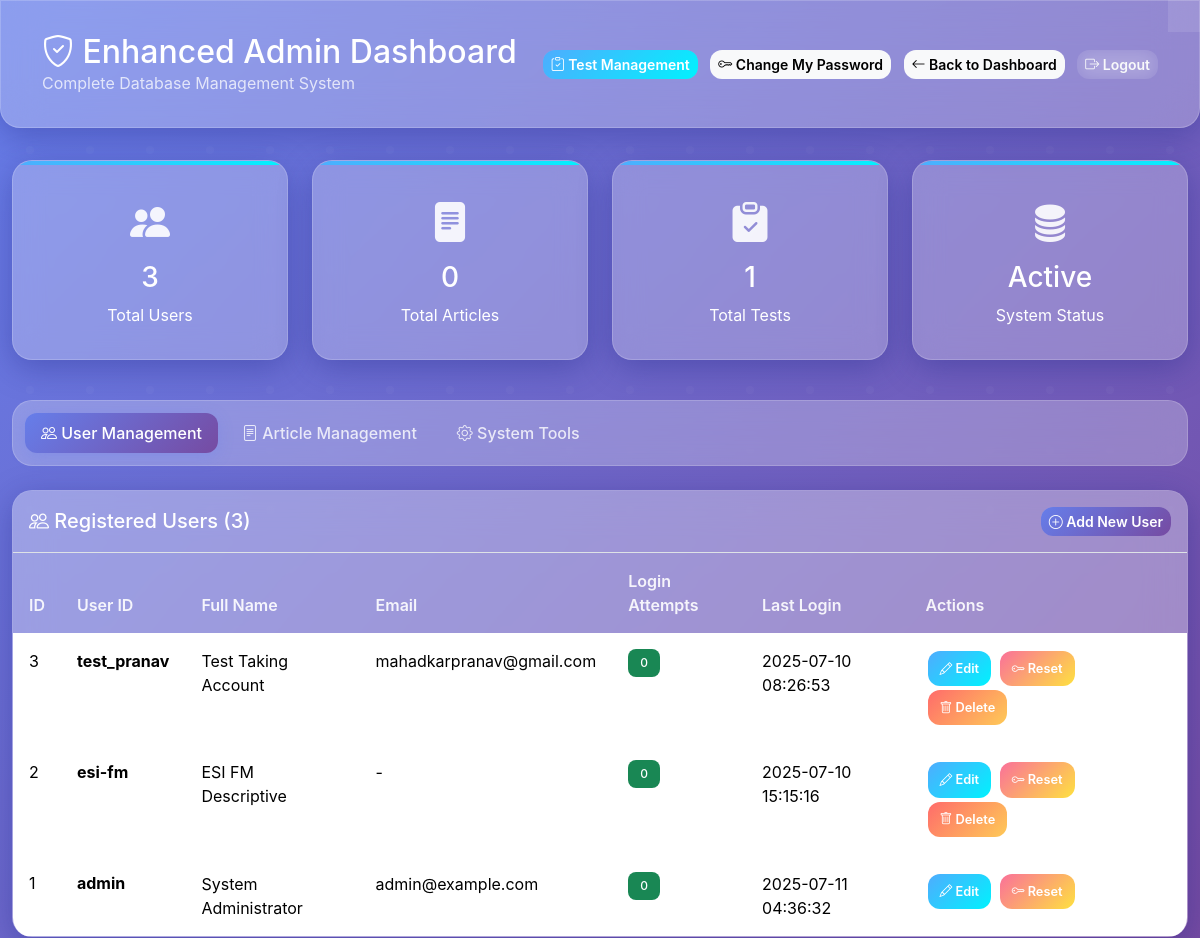
The page /admin (signed in) on the database its author committed.
### tables this page shows
CREATE TABLE users (
                id INTEGER PRIMARY KEY AUTOINCREMENT,
                user_id TEXT UNIQUE NOT NULL,
                password_hash TEXT NOT NULL,
                full_name TEXT NOT NULL,
                email TEXT,
                login_attempts INTEGER DEFAULT 0,
                last_login TIMESTAMP,
                created_at TIMESTAMP DEFAULT CURRENT_TIMESTAMP,
                is_active BOOLEAN DEFAULT 1,
                role TEXT DEFAULT 'user'
            );

### app.py (the view)
@app.route('/admin')
@login_required
def admin_dashboard():
    if session.get('user_id') != 'admin':
        flash("Access denied. Admin privileges required.", "danger")
        return redirect(url_for('dashboard'))
    try:
        all_users = get_all_users()
        all_articles = get_articles_for_user('admin')
        all_tests = get_all_tests()
        return render_template("admin_dashboard.html",
                             users=all_users,
                             articles=all_articles,
                             tests=all_tests,
                             user_count=len(all_users),
                             article_count=len(all_articles),
                             test_count=len(all_tests))
    except Exception as e:
        flash(f"Error loading admin dashboard: {str(e)}", "danger")
        return redirect(url_for('dashboard'))

### app.py (called while the page is built)
def login_required(f):
    @wraps(f)
    def wrap(*args, **kwargs):
        if not session.get('logged_in'):
            flash("Please log in first", "warning")
            return redirect(url_for('login'))
        return f(*args, **kwargs)
    return wrap

### utils/utils.py (called while the page is built, shortened)
def get_articles_for_user(user_id):
    if not user_id:
        return []
    try:
        if not os.path.exists(METADATA_FILE):
            return []
    except FileNotFoundError:
        return []
    except PermissionError:
        print("Permission denied reading articles metadata")
        return []
    except Exception as e:
        print(f"Unexpected error loading articles: {e}")
        return []

### templates/admin_dashboard.html (shortened to what this page needs)
<!DOCTYPE html>
<html lang="en">
<head>
  <link href="https://cdn.jsdelivr.net/npm/bootstrap@5.3.3/dist/css/bootstrap.min.css" rel="stylesheet">
  <link href="https://cdn.jsdelivr.net/npm/bootstrap-icons@1.10.5/font/bootstrap-icons.css" rel="stylesheet">
</head>
<body>
  <div class="admin-header">
    <div class="container">
      <div class="d-flex justify-content-between align-items-center">
        <div>
          <h2 class="mb-0"><i class="bi bi-shield-check"></i> Enhanced Admin Dashboard</h2>
          <p class="mb-0 opacity-75">Complete Database Management System</p>
        </div>
        <div>
          <a href="/admin/test_management" class="btn btn-success btn-sm me-2">
            <i class="bi bi-clipboard-check"></i> Test Management
          </a>
          <button class="btn btn-light btn-sm me-2" onclick="changeAdminPassword()">
            <i class="bi bi-key"></i> Change My Password
          </button>
          <a href="/dashboard" class="btn btn-light btn-sm me-2"><i class="bi bi-arrow-left"></i> Back to Dashboard</a>
          <a href="/logout" class="btn btn-outline-light btn-sm"><i class="bi bi-box-arrow-right"></i> Logout</a>
        </div>
      </div>
    </div>
  </div>
  <div class="container-fluid">
    <div class="row mb-4">
      <div class="col-md-3">
        <div class="stats-card text-center">
          <i class="bi bi-people-fill fs-1"></i>
          <h3 id="totalUsers" class="mt-2">{{ users|length }}</h3>
          <p class="mb-0">Total Users</p>
        </div>
      </div>
      <div class="col-md-3">
        <div class="stats-card text-center">
          <i class="bi bi-file-text-fill fs-1"></i>
          <h3 id="totalArticles" class="mt-2">{{ articles|length }}</h3>
          <p class="mb-0">Total Articles</p>
        </div>
      </div>
      <div class="col-md-3">
        <div class="stats-card text-center">
          <i class="bi bi-clipboard-check-fill fs-1"></i>
          <h3 class="mt-2">{{ tests|length if tests else 0 }}</h3>
          <p class="mb-0">Total Tests</p>
        </div>
      </div>
      <div class="col-md-3">
        <div class="stats-card text-center">
          <i class="bi bi-database-fill fs-1"></i>
          <h3 class="mt-2">Active</h3>
          <p class="mb-0">System Status</p>
        </div>
      </div>
    </div>
    <ul class="nav nav-pills mb-4" id="adminTabs" role="tablist">
      <li class="nav-item" role="presentation">
        <button class="nav-link active" id="users-tab" data-bs-toggle="pill" data-bs-target="#users" type="button">
          <i class="bi bi-people"></i> User Management
        </button>
      </li>
      <li class="nav-item" role="presentation">
        <button class="nav-link" id="articles-tab" data-bs-toggle="pill" data-bs-target="#articles" type="button">
          <i class="bi bi-file-text"></i> Article Management
        </button>
      </li>
      <li class="nav-item" role="presentation">
        <button class="nav-link" id="system-tab" data-bs-toggle="pill" data-bs-target="#system" type="button">
          <i class="bi bi-gear"></i> System Tools
        </button>
      </li>
    </ul>
    <div class="tab-content" id="adminTabsContent">
      <div class="tab-pane fade show active" id="users" role="tabpanel">
        <div class="table-container">
          <div class="p-3 border-bottom">
            <div class="d-flex justify-content-between align-items-center">
              <h5 class="mb-0"><i class="bi bi-people"></i> Registered Users ({{ users|length }})</h5>
              <button class="btn btn-primary btn-sm" onclick="openAddUserModal()">
                <i class="bi bi-plus-circle"></i> Add New User
              </button>
            </div>
          </div>
          <div class="table-responsive">
            <table class="table table-hover mb-0">
              <thead class="table-light">
                <tr>
                  <th>ID</th>
                  <th>User ID</th>
                  <th>Full Name</th>
                  <th>Email</th>
                  <th>Login Attempts</th>
                  <th>Last Login</th>
                  <th>Actions</th>
                </tr>
              </thead>
              <tbody id="usersTableBody">
                {% for u in users %}
                <tr id="user-row-{{ u.user_id }}">
                  <td>{{ u.id }}</td>
                  <td><strong>{{ u.user_id }}</strong></td>
                  <td>{{ u.full_name }}</td>
                  <td>{{ u.email or "-" }}</td>
                  <td>
                    <span class="badge bg-{{ 'danger' if u.login_attempts >= 5 else 'success' }}">
                      {{ u.login_attempts }}
                    </span>
                  </td>
                  <td>{{ u.last_login or "Never" }}</td>
                  <td>
                    <button class="btn btn-info btn-action btn-sm" onclick="editUser('{{ u.user_id }}')">
                      <i class="bi bi-pencil"></i> Edit
                    </button>
                    <button class="btn btn-warning btn-action btn-sm" onclick="resetPassword('{{ u.user_id }}')">
                      <i class="bi bi-key"></i> Reset
                    </button>
                    <button class="btn btn-secondary btn-action btn-sm" onclick="resetLoginAttempts('{{ u.user_id }}')">
                      <i class="bi bi-arrow-clockwise"></i> Unlock
                    </button>
                    {% if u.user_id != 'admin' %}
                    <button class="btn btn-danger btn-action btn-sm" onclick="deleteUser('{{ u.user_id }}')">
                      <i class="bi bi-trash"></i> Delete
                    </button>
                    {% endif %}
                  </td>
                </tr>
                {% endfor %}
              </tbody>
            </table>
          </div>
        </div>
      </div>
    </div>
  </div>
  <div id="alertContainer" class="position-fixed top-0 end-0 p-3" style="z-index: 9999;"></div>
</body>
</html>

### templates/admin_dashboard.html (style rules this page uses)
:root { --primary-gradient: linear-gradient(135deg, #667eea 0%, #764ba2 100%); --secondary-gradient: linear-gradient(135deg, #f093fb 0%, #f5576c 100%); --success-gradient: linear-gradient(135deg, #4facfe 0%, #00f2fe 100%); --warning-gradient: linear-gradient(135deg, #fa709a 0%, #fee140 100%); --danger-gradient: linear-gradient(135deg, #ff6b6b 0%, #feca57 100%); --glass-bg: rgba(255, 255, 255, 0.25); --glass-border: rgba(255, 255, 255, 0.18); --shadow-light: 0 8px 32px rgba(31, 38, 135, 0.37); --shadow-heavy: 0 15px 35px rgba(31, 38, 135, 0.2); --border-radius: 20px; --transition: all 0.3s cubic-bezier(0.4, 0, 0.2, 1); }
* { margin: 0; padding: 0; box-sizing: border-box; }
body { background: var(--primary-gradient); font-family: 'Inter', sans-serif; color: #2d3748; min-height: 100vh; overflow-x: hidden; }
body::before { content: ''; position: fixed; top: 0; left: 0; width: 100%; height: 100%; z-index: -1; }
.admin-header { background: var(--glass-bg); backdrop-filter: blur(20px); border: 1px solid var(--glass-border); border-radius: 0 0 var(--border-radius) var(--border-radius); color: white; padding: 2rem 0; margin-bottom: 2rem; box-shadow: var(--shadow-light); animation: slideInDown 0.6s ease-out; }
.stats-card { background: var(--glass-bg); backdrop-filter: blur(15px); border: 1px solid var(--glass-border); color: white; border-radius: var(--border-radius); padding: 2rem 1.5rem; margin-bottom: 1rem; box-shadow: var(--shadow-light); transition: var(--transition); position: relative; overflow: hidden; }
.stats-card::before { content: ''; position: absolute; top: 0; left: 0; right: 0; height: 4px; background: var(--success-gradient); }
.stats-card .fs-1 { margin-bottom: 1rem; opacity: 0.9; }
.table-container { background: var(--glass-bg); backdrop-filter: blur(20px); border: 1px solid var(--glass-border); border-radius: var(--border-radius); box-shadow: var(--shadow-light); overflow: hidden; animation: slideInUp 0.6s ease-out 0.3s both; }
.table { color: white; margin: 0; }
.table th { background: rgba(255, 255, 255, 0.1); border: none; color: rgba(255, 255, 255, 0.9); font-weight: 600; padding: 1rem; }
.table td { border: none; padding: 1rem; border-bottom: 1px solid rgba(255, 255, 255, 0.1); }
.btn-action { margin: 2px; font-size: 0.8rem; border-radius: 8px; padding: 0.5rem 0.75rem; font-weight: 500; transition: var(--transition); border: none; backdrop-filter: blur(10px); }
.btn-info { background: var(--success-gradient); color: white; }
.btn-warning { background: var(--warning-gradient); color: white; }
.btn-secondary { background: rgba(255, 255, 255, 0.2); color: white; border: 1px solid rgba(255, 255, 255, 0.3); }
.btn-danger { background: var(--danger-gradient); color: white; }
.btn-primary { background: var(--primary-gradient); color: white; }
.btn-success { background: var(--success-gradient); color: white; }
.nav-pills { background: var(--glass-bg); backdrop-filter: blur(15px); border: 1px solid var(--glass-border); border-radius: var(--border-radius); padding: 0.5rem; margin-bottom: 2rem; animation: fadeIn 0.6s ease-out 0.2s both; }
.nav-pills .nav-link { border-radius: 12px; color: rgba(255, 255, 255, 0.8); font-weight: 500; transition: var(--transition); margin: 0.25rem; }
.nav-pills .nav-link.active { background: var(--primary-gradient); color: white; box-shadow: 0 4px 15px rgba(102, 126, 234, 0.3); }
.p-3 { background: rgba(255, 255, 255, 0.1); color: white; }
.badge { border-radius: 8px; font-weight: 500; padding: 0.5rem 0.75rem; }
.btn { border-radius: 12px; font-weight: 600; transition: var(--transition); border: none; position: relative; overflow: hidden; backdrop-filter: blur(10px); }
.btn::before { content: ''; position: absolute; top: 0; left: -100%; width: 100%; height: 100%; background: linear-gradient(90deg, transparent, rgba(255,255,255,0.2), transparent); transition: left 0.5s; }

### rows shown on the page
users: id "3", user_id "test_pranav", full_name "Test Taking Account", email "mahadkarpranav@gmail.com", login_attempts "0", last_login "2025-07-10 08:26:53"
users: id "2", user_id "esi-fm", full_name "ESI FM Descriptive", email "-", login_attempts "0", last_login "2025-07-10 15:15:16"
users: id "1", user_id "admin", full_name "System Administrator", email "admin@example.com", login_attempts "0", last_login "2025-07-11 04:36:32"

### other values the page prints
{{ users|length }} "3"
{{ articles|length }} "0"
{{ tests|length if tests else 0 }} "1"
